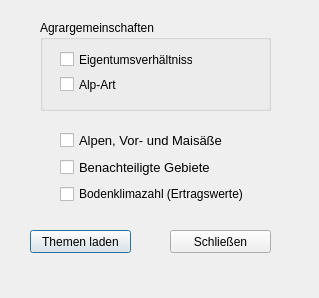
<?xml version="1.0" encoding="UTF-8"?>
<ui version="4.0">
 <class>frmLandwirtschaft</class>
 <widget class="QDialog" name="frmLandwirtschaft">
  <property name="geometry">
   <rect>
    <x>0</x>
    <y>0</y>
    <width>319</width>
    <height>298</height>
   </rect>
  </property>
  <property name="windowTitle">
   <string>Landwirtschaft</string>
  </property>
  <widget class="QPushButton" name="ButtonBlattschnitteOk">
   <property name="geometry">
    <rect>
     <x>30</x>
     <y>230</y>
     <width>101</width>
     <height>23</height>
    </rect>
   </property>
   <property name="text">
    <string>Themen laden</string>
   </property>
  </widget>
  <widget class="QPushButton" name="ButtonBlattschnitteCancel">
   <property name="geometry">
    <rect>
     <x>170</x>
     <y>230</y>
     <width>101</width>
     <height>23</height>
    </rect>
   </property>
   <property name="text">
    <string>Schließen</string>
   </property>
  </widget>
  <widget class="QWidget" name="layoutWidget">
   <property name="geometry">
    <rect>
     <x>60</x>
     <y>130</y>
     <width>191</width>
     <height>74</height>
    </rect>
   </property>
   <layout class="QVBoxLayout" name="verticalLayout">
    <item>
     <widget class="QCheckBox" name="ckAlpenVorMaisaesse">
      <property name="enabled">
       <bool>true</bool>
      </property>
      <property name="font">
       <font>
        <pointsize>10</pointsize>
       </font>
      </property>
      <property name="text">
       <string>Alpen, Vor- und Maisäße</string>
      </property>
      <attribute name="buttonGroup">
       <string notr="true">ckButtons</string>
      </attribute>
     </widget>
    </item>
    <item>
     <widget class="QCheckBox" name="ckBenachteiligteGebiete">
      <property name="enabled">
       <bool>true</bool>
      </property>
      <property name="font">
       <font>
        <pointsize>10</pointsize>
       </font>
      </property>
      <property name="text">
       <string>Benachteiligte Gebiete</string>
      </property>
      <attribute name="buttonGroup">
       <string notr="true">ckButtons</string>
      </attribute>
     </widget>
    </item>
    <item>
     <widget class="QCheckBox" name="ckBodenklimazahl">
      <property name="enabled">
       <bool>true</bool>
      </property>
      <property name="text">
       <string>Bodenklimazahl (Ertragswerte)</string>
      </property>
      <attribute name="buttonGroup">
       <string notr="true">ckButtons</string>
      </attribute>
     </widget>
    </item>
   </layout>
  </widget>
  <widget class="QGroupBox" name="groupBox">
   <property name="geometry">
    <rect>
     <x>40</x>
     <y>20</y>
     <width>231</width>
     <height>91</height>
    </rect>
   </property>
   <property name="title">
    <string>Agrargemeinschaften</string>
   </property>
   <widget class="QWidget" name="layoutWidget">
    <property name="geometry">
     <rect>
      <x>20</x>
      <y>30</y>
      <width>133</width>
      <height>44</height>
     </rect>
    </property>
    <layout class="QVBoxLayout" name="verticalLayout_2">
     <item>
      <widget class="QCheckBox" name="ckEigentumsverhaeltnisse">
       <property name="enabled">
        <bool>true</bool>
       </property>
       <property name="text">
        <string>Eigentumsverhältnisse</string>
       </property>
       <attribute name="buttonGroup">
        <string notr="true">ckButtons</string>
       </attribute>
      </widget>
     </item>
     <item>
      <widget class="QCheckBox" name="ckAlpArt">
       <property name="enabled">
        <bool>true</bool>
       </property>
       <property name="text">
        <string>Alp-Art</string>
       </property>
       <attribute name="buttonGroup">
        <string notr="true">ckButtons</string>
       </attribute>
      </widget>
     </item>
    </layout>
   </widget>
  </widget>
 </widget>
 <resources/>
 <connections>
  <connection>
   <sender>ButtonBlattschnitteOk</sender>
   <signal>clicked()</signal>
   <receiver>frmLandwirtschaft</receiver>
   <slot>accept()</slot>
   <hints>
    <hint type="sourcelabel">
     <x>150</x>
     <y>481</y>
    </hint>
    <hint type="destinationlabel">
     <x>199</x>
     <y>260</y>
    </hint>
   </hints>
  </connection>
  <connection>
   <sender>ButtonBlattschnitteCancel</sender>
   <signal>clicked()</signal>
   <receiver>frmLandwirtschaft</receiver>
   <slot>close()</slot>
   <hints>
    <hint type="sourcelabel">
     <x>160</x>
     <y>471</y>
    </hint>
    <hint type="destinationlabel">
     <x>175</x>
     <y>277</y>
    </hint>
   </hints>
  </connection>
 </connections>
 <buttongroups>
  <buttongroup name="ckButtons">
   <property name="exclusive">
    <bool>false</bool>
   </property>
  </buttongroup>
 </buttongroups>
</ui>
